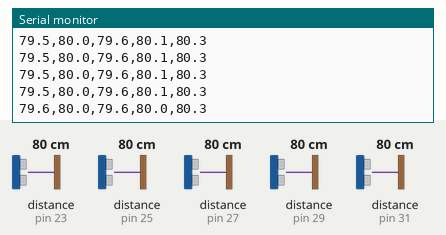
Simulated run of this sketch. Board: Arduino Mega 2560, built with avr-gcc and run on an emulated ATmega2560. Shown: the last lines printed to the serial monitor. Wiring (inferred from the names in the program): 5 × ultrasonic range finder: trigger pin 22, echo pin 23 / trigger pin 24, echo pin 25 / trigger pin 26, echo pin 27 / trigger pin 28, echo pin 29 / trigger pin 30, echo pin 31. The inputs (shaded band) are chosen by the test bench; at power-on: distance to the obstacle (sensors on pin 23, pin 25, pin 29, pin 27, pin 31) 80 cm. The echo pulse lasts 58.3 µs per cm.

Above: at 2.2 s.
2.3 s: distance to the obstacle (sensor on pin 23) set to 2 cm
At 2.32 s:
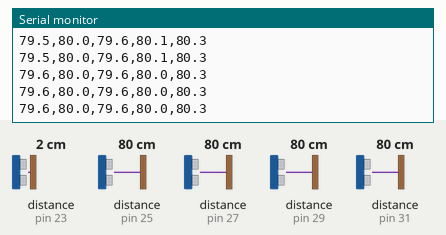
3.8 s: distance to the obstacle (sensor on pin 25) set to 2 cm
At 3.82 s:
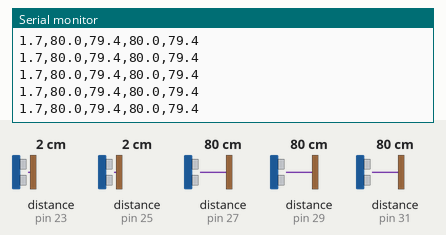
5.3 s: distance to the obstacle (sensor on pin 29) set to 250 cm
At 5.32 s:
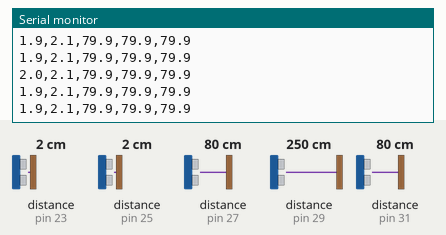
8.3 s: distance to the obstacle (sensor on pin 27) set to 2 cm
At 8.36 s:
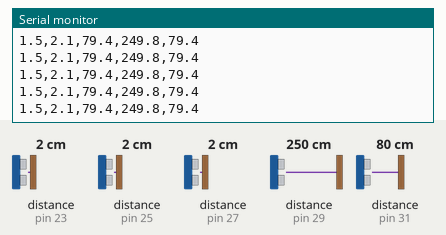
9.8 s: distance to the obstacle (sensor on pin 31) set to 2 cm
At 9.81 s:
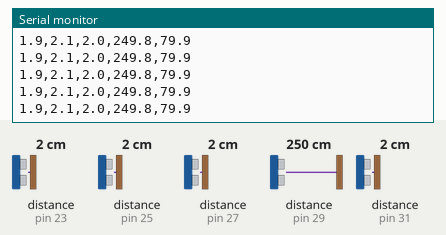
11.3 s: distance to the obstacle (sensor on pin 23) set to 299 cm
At 11.38 s:
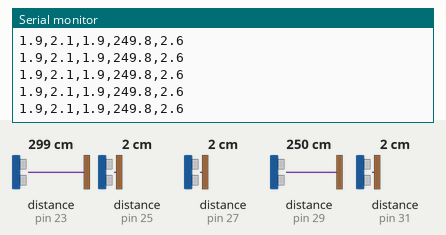
Timing chart, 0 to 14.3 s (numbered marks = the images above; inputs shaded):
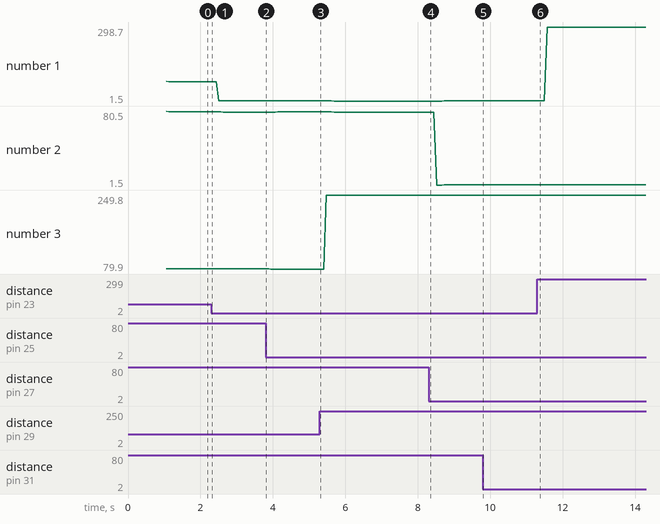

Measured:
- plotted number 1: 79.6 → 1.7 after the input at 2.3 s, 1.7 → 1.9 after the input at 3.8 s, 1.9 → 1.5 after the input at 5.3 s, 1.9 → 298.5 after the input at 11.3 s
- plotted number 2: 79.6 → 79.4 after the input at 2.3 s, 79.4 → 79.9 after the input at 3.8 s, 1.9 → 1.6 after the input at 11.3 s
- plotted number 3: 80 → 79.9 after the input at 3.8 s, 79.9 → 249.8 after the input at 5.3 s

The sketch:

ultrasonic_test_sensors.ino
```cpp
// ============================================================
// 5x SRF05 — Arduino Mega, parallel group firing
// Group A: S1 right-front (22/23), S3 left-side (26/27), S5 rear (30/31)
// Group B: S2 left-front (24/25), S4 right-side (28/29)
// ============================================================
// Technique: simultaneous trigger + multi-pin polling loop
// replaces pulseIn() (single-blocking) with a tight while()
// that watches all echo pins in the group at the same time.
// No interrupts or pin moves required — works on pins 22-31 as-is.
//
// Loop time:  ~100 ms  (groupA 50ms + groupB 50ms)
// Update rate: ~10 Hz  (vs ~4 Hz sequential)
// ============================================================

#define NUM_SENSORS   5
#define MEDIAN_WINDOW 5
#define ECHO_TIMEOUT  30000UL   // µs — covers 4 m round trip
#define GROUP_GAP_MS  50        // ms between group A and group B

// ── pin tables ──────────────────────────────────────────────
const int TRIG[NUM_SENSORS] = {22, 24, 26, 28, 30};
const int ECHO[NUM_SENSORS] = {23, 25, 27, 29, 31};

// Group A: indices 0,2,4  (S1 right-front, S3 left-side, S5 rear)
// Group B: indices 1,3    (S2 left-front,  S4 right-side)
const int GROUP_A[]   = {0, 2, 4};
const int GROUP_B[]   = {1, 3};
const int GROUP_A_LEN = 3;
const int GROUP_B_LEN = 2;

// ── median filter state ─────────────────────────────────────
float buf[NUM_SENSORS][MEDIAN_WINDOW];
int   bufIdx[NUM_SENSORS];
bool  bufFull[NUM_SENSORS];


// ── fire a group simultaneously, poll all echo pins ─────────
// indices[] : sensor indices in this group
// len       : number of sensors in group
// out[]     : raw distance results written here (cm, or -1)
void measureGroup(const int* indices, int len, float* out)
{
    // 1. Pull all triggers LOW first (clean state)
    for (int i = 0; i < len; i++)
        digitalWrite(TRIG[indices[i]], LOW);
    delayMicroseconds(2);

    // 2. Fire all triggers HIGH together
    for (int i = 0; i < len; i++)
        digitalWrite(TRIG[indices[i]], HIGH);
    delayMicroseconds(10);

    // 3. Pull all triggers LOW — sensors now emitting
    for (int i = 0; i < len; i++)
        digitalWrite(TRIG[indices[i]], LOW);

    // 4. Poll all echo pins simultaneously
    unsigned long startTime[len];
    unsigned long duration[len];
    bool started[len];
    bool done[len];

    for (int i = 0; i < len; i++) {
        startTime[i] = 0;
        duration[i]  = 0;
        started[i]   = false;
        done[i]      = false;
    }

    unsigned long deadline = micros() + ECHO_TIMEOUT + 1000UL;

    while (micros() < deadline) {
        bool allDone = true;

        for (int i = 0; i < len; i++) {
            if (done[i]) continue;
            allDone = false;

            int pin = ECHO[indices[i]];
            bool high = digitalRead(pin);

            if (!started[i] && high) {
                startTime[i] = micros();
                started[i]   = true;
            } else if (started[i] && !high) {
                duration[i] = micros() - startTime[i];
                done[i]     = true;
            }
        }

        if (allDone) break;
    }

    // 5. Convert durations to cm
    for (int i = 0; i < len; i++) {
        if (!started[i] || duration[i] == 0)
            out[indices[i]] = -1.0;
        else
            out[indices[i]] = duration[i] * 0.0343 / 2.0;
    }
}


// ── median filter (same as before) ──────────────────────────
float pushMedian(int sensorIdx, float raw)
{
    buf[sensorIdx][bufIdx[sensorIdx]] = raw;
    bufIdx[sensorIdx] = (bufIdx[sensorIdx] + 1) % MEDIAN_WINDOW;
    if (bufIdx[sensorIdx] == 0) bufFull[sensorIdx] = true;

    int filled = bufFull[sensorIdx] ? MEDIAN_WINDOW : bufIdx[sensorIdx];
    if (filled < 3) return raw;

    float valid[MEDIAN_WINDOW];
    int vCount = 0;
    for (int i = 0; i < filled; i++)
        if (buf[sensorIdx][i] >= 0) valid[vCount++] = buf[sensorIdx][i];

    if (vCount == 0) return -1.0;

    // Insertion sort
    for (int i = 1; i < vCount; i++) {
        float key = valid[i]; int j = i - 1;
        while (j >= 0 && valid[j] > key) { valid[j+1] = valid[j]; j--; }
        valid[j+1] = key;
    }
    return valid[vCount / 2];
}


void setup()
{
    Serial.begin(115200);

    for (int i = 0; i < NUM_SENSORS; i++) {
        pinMode(TRIG[i], OUTPUT);
        pinMode(ECHO[i], INPUT);
        digitalWrite(TRIG[i], LOW);
        bufIdx[i]  = 0;
        bufFull[i] = false;
    }

    delay(1000);
}


void loop()
{
    float raw[NUM_SENSORS];
    float filtered[NUM_SENSORS];

    // Fire group A (S1, S3, S5) simultaneously
    measureGroup(GROUP_A, GROUP_A_LEN, raw);
    delay(GROUP_GAP_MS);

    // Fire group B (S2, S4) simultaneously
    measureGroup(GROUP_B, GROUP_B_LEN, raw);

    // Apply median filter to all 5
    for (int i = 0; i < NUM_SENSORS; i++)
        filtered[i] = pushMedian(i, raw[i]);

    // CSV: right_front, left_front, left_side, right_side, rear
    for (int i = 0; i < NUM_SENSORS; i++) {
        Serial.print(filtered[i], 1);
        if (i < NUM_SENSORS - 1) Serial.print(",");
    }
    Serial.println();
}
```
